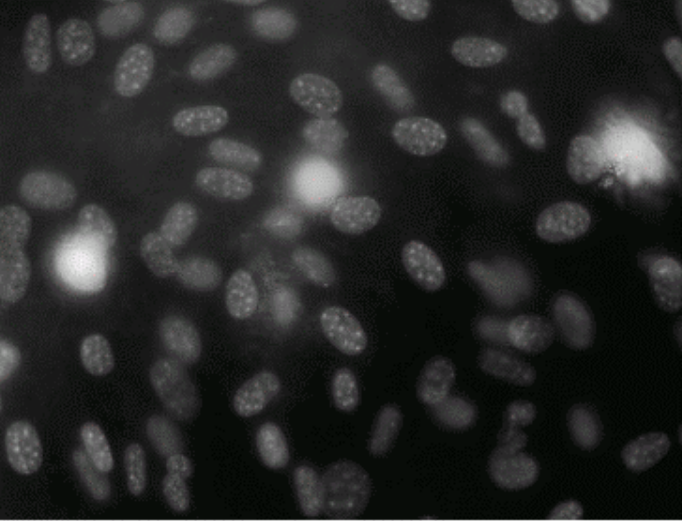
#> input picture Matplot/examen/question_2.png, 682 x 521 px
$ python 2.py
#> lines starting #> are read from the running program, lines starting #| are printed output that depends on the picture; after the words box and inside, x2 and y2 are one past the last pixel; in counts of white or black regions, pixels touching at a corner belong together

import cv2
import numpy as np
import matplotlib as plt

img = cv2.imread("question_2.png",cv2.IMREAD_GRAYSCALE)
#> img: shape (521, 682); min 2, max 248, mean 39.4

#########  write your code here ##################

filas,columnas=img.shape
#> filas = 521; columnas = 682
#empieza el analizis
for x in range(filas):
    for y in range(columnas):
        #para poder determinar los valores se utiliza la legendaria tecnica del tanteo , las matematicas dan miedo...
        if img.item(x,y)<=235 and 47<=img.item(x,y):
            img.itemset((x, y), 255)
        else:
            img.itemset((x, y), 0)
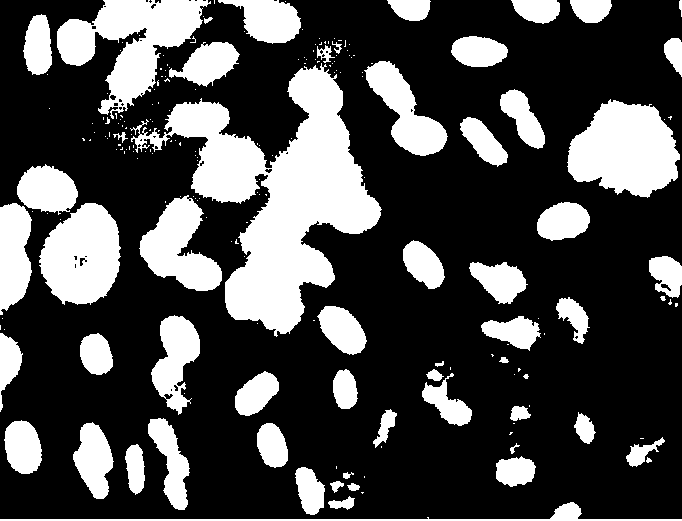
#> img: shape (521, 682); 29% white; 203 white regions (144 under 20 px), largest, box (x1, y1, x2, y2) and area: (130, 63, 382, 337) 25493, (57, 0, 211, 119) 8065, (567, 99, 680, 198) 7806
#se que la imagen no esta bien ya que no toma alunos valores que considera negros al estar en una sona mas negra de la imagen, y el tiempo no ayudo .
img_out = img

######## the result have to be set in img_out ####
######## not modify from here ####################

cv2.imwrite("question_2_sol.png", img_out)


$ run again, with Matplot/examen/question_3.png copied over Matplot/examen/question_2.png
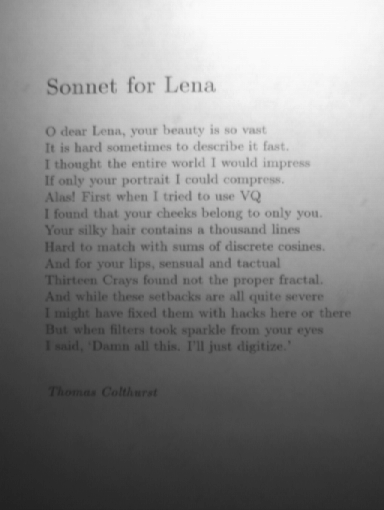
#> input picture Matplot/examen/question_3.png, 384 x 510 px
#> img is the input picture: shape (510, 384); min 33, max 251, mean 133.6
#> after the loop `for x in range(filas):`:
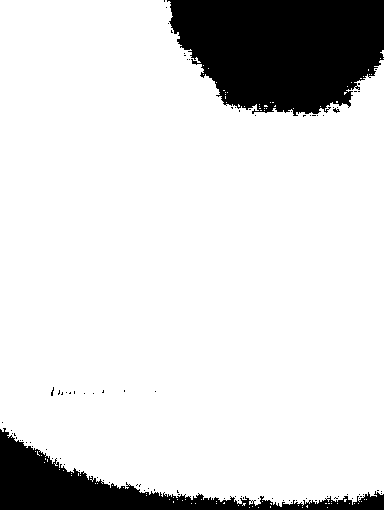
#> img: shape (510, 384); 85.4% white; 89 black regions (87 under 20 px), largest, box (x1, y1, x2, y2) and area: (167, 0, 384, 116) 19676, (0, 428, 384, 510) 8829
